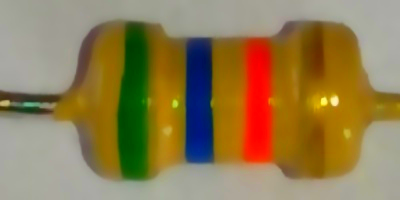
#> input picture images_code/editted_image.png, 400 x 200 px, found by its file name
$ python color_detection_testing.py
#> lines starting #> are read from the running program, lines starting #| are printed output that depends on the picture
#########################################################################################################################
""""
Author: Jens Segaert
Date: 03/06/2022
"""
#########################################################################################################################
"""
Note: this code only works for input image'img_4' so if you want to see a part script of main in which the resistor is calculated from comparison with training,
firstly go to main and run the script with 'img_4' as input
"""

# Import libraries
import numpy
import matplotlib.pyplot as plt
import cv2
from PIL import Image, ImageEnhance
import os

# Example list of left points of contours (This example only works with 'img_4')
Left = [(117, 112), (181, 46), (244, 155)]

# Example list of right points of contours (This example only works with 'img_4')
Right = [(153, 44), (213, 161), (270, 159)]

def get_color_bands(Left, Right):
    print('begin function testing')

    if len(Left) > 3:
        del Left[3:]
    if len(Left) < 3:
        print('must have 3 contours to detect resistor')
        return    # Stop function because all contours are not detected
    else: # So if there are 3 contours
        Left = Left
    if len(Right) > 3:
        del Right[3:]
    if len(Right) < 3:
        print('must have 3 contours to detect resistor')
        return    # Stop function because all contours are not detected
    else: # So if there are 3 contours
        Right= Right

    Contour_center_list = []

    # Define path for image used in testing
    path_editted_image = os.path.abspath(os.getcwd()) + "\images_code\editted_image.png"

    # Open the image
    img = Image.open(path_editted_image)
#> img is the input picture: PIL image 400x200 RGB; mean R, G, B 144.8, 123.9, 79.5

    # Adjust image color balance
    enhancer = ImageEnhance.Color(img)

    # Image color balance factor:
    factor = 2.5

    # Output editted input image
    editted_output = enhancer.enhance(factor)
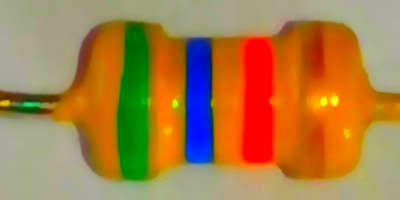
#> editted_output: PIL image 400x200 RGB; mean R, G, B 168.2, 124.8, 69


    # Get center point of each contour by taking mean value of x and y : [(x1+x2)/2 , (y1+y2)/2]
    resistor_close_up_for_rectangles_bands = cv2.imread(path_editted_image)
    copy_resistor_clean = resistor_close_up_for_rectangles_bands.copy()
    for contour_number in range(len(Left)):
        Leftmostpoint_single_contour_x = Left[contour_number][0]
        Rightmostpoint_single_contour_x = Right[contour_number][0]
        Leftmostpoint_single_contour_y = Left[contour_number][1]
        Rightmostpoint_single_contour_y = Right[contour_number][1]
        Contour_center_list.append([[(Leftmostpoint_single_contour_x + Rightmostpoint_single_contour_x)/2] , [(Leftmostpoint_single_contour_y + Rightmostpoint_single_contour_y)/2]])


    list_avg_color_contours = []
    for contour_center in range(len(Contour_center_list)):
        BandClose = []
        x = [round(float(s)) for s in Contour_center_list[contour_center][0]] # still a list, must be integer
        x = x.pop()
        y = [round(float(s)) for s in Contour_center_list[contour_center][1]] # still a list, must be integer
        y = y.pop()


        # Determine left, right, top and bottom for rectangle of center of resistorband
        left = x - 3
        top = y
        right = x + 3
        bottom = y - 15

        rectangle_colorband = cv2.rectangle(resistor_close_up_for_rectangles_bands, (left,bottom),(right,top),(255,255,255),1)

        # Get new image of contour center
        im1 = copy_resistor_clean[bottom: top, left: right]

        # Show image of contourcenters
        cv2.imshow('Band_contour_center', rectangle_colorband)

        # Crop center of band in form of rectangle out of image
        cv2.imread('resistor_close-up.jpg')
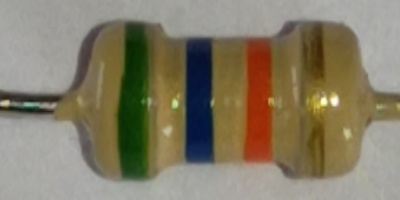
#> input picture images_code/resistor_close-up.jpg, 400 x 200 px, found by its file name


        # Calculate mean BGR value of contour center rectangle image
        avg_color_per_row_contourcenter = numpy.average(im1, axis=0)
#> avg_color_per_row_contourcenter = [[0, 69.13, 0], [0, 69.07, 0], [0, 70.73, 0], [0, 71.53, 0], [0, 71.4, 0], [0, 72.33, 0]]
        avg_color_center_contour = numpy.average(avg_color_per_row_contourcenter, axis=0)
#> avg_color_center_contour = [0, 70.7, 0]
        tuple_avg_color_center_contour = tuple(avg_color_center_contour)
#> tuple_avg_color_center_contour = (0, 70.7, 0)
        list_avg_color_contours.append(list(avg_color_center_contour))


    # Define cluster center list from training
    list_cluster_centers = [[ 38.22085746 , 98.11722512 , 35.76544933],
    [192.97030517 ,196.08948183 ,197.74002779],
    [ 49.94317435 , 83.70944468, 203.27440964],
    [106.20508042  ,95.75360616 ,101.46961045],
    [ 19.05106104  ,22.17084661  ,28.4488445 ],
    [ 35.25962515 ,153.31155993 ,183.01552692],
    [ 39.89947565  ,31.88809552 ,165.05747581],
    [ 76.98457262  ,46.12645161  ,58.36318146],
    [132.16414392  ,85.85733214  ,33.38264935],
    [ 27.09556064  ,33.71972816  ,84.54691794]]

    # Make list with colors
    list_colors = ['Green', 'White', 'Orange', 'Gray', 'Black', 'Yellow', 'Red',  'Purple', 'Blue', 'Brown']


    color_list_bands = []

    # Calculate norm between the centerband value and each color cluster center point (from training python files) in BGR
    # Do this for all contour bands
    for u in range(0,len(list_avg_color_contours)):
      list_distances = []
      for w in range(0,len(list_cluster_centers)):
          from scipy.spatial import distance

          # Calculate distance to every clustercenter of each color
          dst = distance.euclidean(tuple(list_cluster_centers[w]), tuple(list_avg_color_contours[u]))

          list_distances.append(dst)


      # Look for min distance
      for l in range(0,len(list_distances)):
             if list_distances[l] == min(list_distances):
                color_list_bands.append(list_colors[l])


      # Plot BR cluster center- values
      for i in range(0, len(list_cluster_centers)):
            # plot B,R values of cluster centers of training list above
            plt.scatter(list_cluster_centers[i][0], list_cluster_centers[i][2])
#> this loop made 3 passes
#> after the loop, color_list_bands = ['Green', 'Blue', 'Orange']

    return color_list_bands


def calculate_result(color_list_bands):
    print('begin showing result')

    # Make empty string
    string_first_2bands = ''

    # Create integer string of first 2 bands
    for y in range(0,len(color_list_bands)-1):
        if color_list_bands[y] == 'Black':
            string_first_2bands += '0'
        if color_list_bands[y] == 'Brown':
            string_first_2bands += '1'
        if color_list_bands[y] == 'Red':
            string_first_2bands += '2'
        if color_list_bands[y] == 'Orange':
            string_first_2bands += '3'
        if color_list_bands[y] == 'Yellow':
            string_first_2bands += '4'
        if color_list_bands[y] == 'Green':
            string_first_2bands += '5'
        if color_list_bands[y] == 'Blue':
            string_first_2bands += '6'
        if color_list_bands[y] == 'Purple':
            string_first_2bands += '7'
        if color_list_bands[y] == 'Gray':
            string_first_2bands += '8'
        if color_list_bands[y] == 'White':
            string_first_2bands += '9'
    bands_int = int(string_first_2bands)

    # Multiply int with tenfold determined by color third resistorband
    if color_list_bands[2] == 'Black':
        bands_int = bands_int *  10**0
    if color_list_bands[2] == 'Brown':
        bands_int = bands_int *  10**1
    if color_list_bands[2] == 'Red':
        bands_int = bands_int *  10**2
    if color_list_bands[2] == 'Orange':
        bands_int = bands_int *  10**3
    if color_list_bands[2] == 'Yellow':
        bands_int = bands_int *  10**4
    if color_list_bands[2] == 'Green':
        bands_int = bands_int *  10**5
    if color_list_bands[2] == 'Blue':
        bands_int = bands_int *  10**6
    if color_list_bands[2] == 'Purple':
        bands_int = bands_int *  10**7
    if color_list_bands[2] == 'Gray':
        bands_int = bands_int *  10**8
    if color_list_bands[2] == 'White':
        bands_int = bands_int *  10**9

    # Print resistorvalue
    print('Resistorvalue:')
    print(str(bands_int) + ' OHM')

    return bands_int


# Call functions
color_list_bands = get_color_bands(Left, Right)
#> color_list_bands = ['Green', 'Blue', 'Orange']
bands_int = calculate_result(color_list_bands)
#> the loop in calculate_result, `for y in range(0,len(color_list_bands)-1):` made 2 passes
#> string_first_2bands on passes 1 to 2: '5', '56'
#> in calculate_result, `bands_int = int(string_first_2bands)`: bands_int = 56
#> in calculate_result, `bands_int = bands_int *  10**3`: bands_int = 56000
#| 56000 OHM
#> bands_int = 56000

cv2.waitKey(4000)
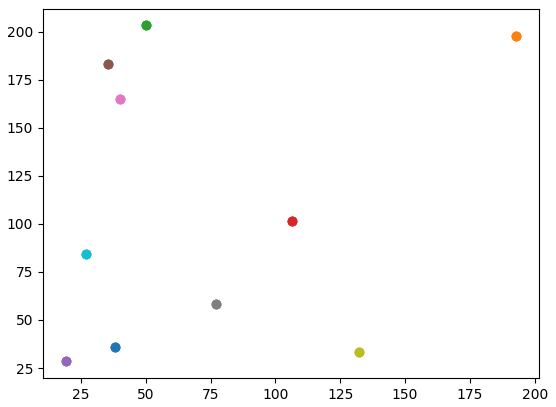
#> figure drawn by matplotlib, 1 panel
